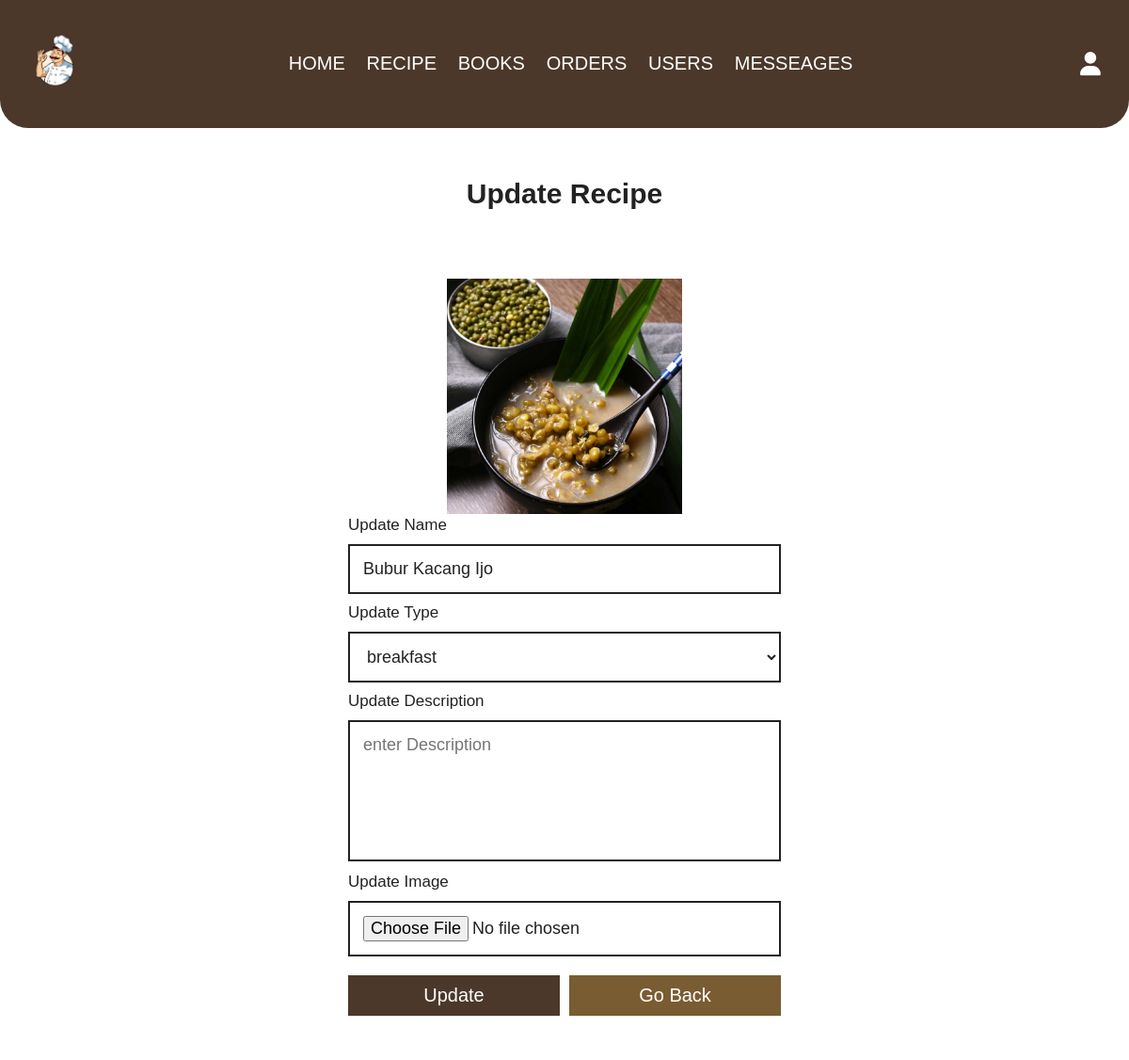
The app's page /admin/update_recipe.php?update=5 (signed in) with its own data.
### tables this page shows
CREATE TABLE `recipe` (
  `id` int(100) NOT NULL,
  `name` varchar(100) NOT NULL,
  `type` varchar(100) NOT NULL,
  `description` text NOT NULL,
  `image` varchar(100) NOT NULL
);

### admin/update_recipe.php (the view, shortened to what this page needs)
<?php
include '../components/connect.php';
?>
<!DOCTYPE html>
<html lang="en">
<head>
   <link rel="stylesheet" href="https://cdnjs.cloudflare.com/ajax/libs/font-awesome/6.1.1/css/all.min.css">
   <link rel="stylesheet" href="../css/admin_style.css">
</head>
<body>
<?php include '../components/admin_header.php' ?>
<section class="update-product">
   <h1 class="heading">Update Recipe</h1>
   <?php
      $update_id = $_GET['update'];
      $show_recipe = $conn->prepare("SELECT * FROM `recipe` WHERE id = ?");
      $show_recipe->execute([$update_id]);
      if($show_recipe->rowCount() > 0){
         while($fetch_recipe = $show_recipe->fetch(PDO::FETCH_ASSOC)){
   ?>
   <form action="" method="POST" enctype="multipart/form-data">
      <img src="../uploaded_img/<?= $fetch_recipe['image']; ?>" alt="">
      <span>Update Name</span>
      <input type="text" required placeholder="enter recipe name" name="name" maxlength="100" class="box" value="<?= $fetch_recipe['name']; ?>">
      <span>Update Type</span>
      <select name="type" class="box" required>
         <option selected value="<?= $fetch_recipe['type']; ?>"><?= $fetch_recipe['type']; ?></option>
      </select>
      <span>Update Description</span>
      <textarea type="text" required placeholder="enter Description" name="description" maxlength="10000" class="box" value="<?= $fetch_recipe['description']; ?>"></textarea>
      <span>Update Image</span>
      <input type="file" name="image" class="box" accept="image/jpg, image/jpeg, image/png, image/webp">
      <div class="flex-btn">
         <input type="submit" value="update" class="btn" name="update">
         <a href="recipe.php" class="option-btn">Go Back</a>
      </div>
   </form>
   <?php
         }
      }else{
         echo '<p class="empty">No Recipe Added</p>';
      }
   ?>
</section>
<br>
<br>
</body>
</html>

### css/admin_style.css (style rules this page uses)
:root { --main-color:#4834d4; --yellow:#fed330; --red:#e74c3c; --white:#fff; --black:#222; --light-color:#777; --border:.2rem solid var(--black); --border2 : .2rem solid var(--coklat); --coklat : #4b382a; --coklat2 : #795c32; }
* { font-family: 'Rubik', sans-serif; margin:0; padding:0; box-sizing: border-box; text-decoration: none; outline: none; border:none; }
html { font-size: 62.5%; overflow-x: hidden; scroll-behavior: smooth; stop-opacity: 7rem; }
body { background-color: var(--white); }
section { margin:0 auto; max-width: 1200px; padding:2rem; }
.btn, .delete-btn, .option-btn { margin-top: 1rem; cursor: pointer; width: 100%; color:var(--white); text-transform: capitalize; text-align: center; display: inline-block; font-size: 2rem; padding:1rem 1rem; transition: .2s linear; border-color: var(--coklat); background-color: var(--coklat2); }
.btn { background-color: var(--coklat); color:var(--white); }
.option-btn { background-color: var(--coklat2); }
.flex-btn { display: flex; gap:1rem; }
.heading { text-align: center; margin-bottom: 2rem; text-transform: capitalize; color:var(--black); font-size: 3rem; display: flex; justify-content: center; gap:1rem; flex-flow: column; min-height: 10rem; }
.update-product form { margin:0 auto; max-width: 50rem; background-color: var(--white); box-shadow: var(--box-shadow); padding:2rem; }
.update-product form img { height: 25rem; width: 100%; object-fit: contain; }
.update-product form .box { background-color: var(--light-bg); border:var(--border); width: 100%; padding:1.4rem; font-size: 1.8rem; color:var(--black); margin: 1rem 0; }
.update-product form textarea { height: 15rem; resize: none; }
.update-product form span { font-size: 1.7rem; color:var(--black); }

### records on screen
recipe: image (picture), name "Bubur Kacang Ijo", type "breakfast"
